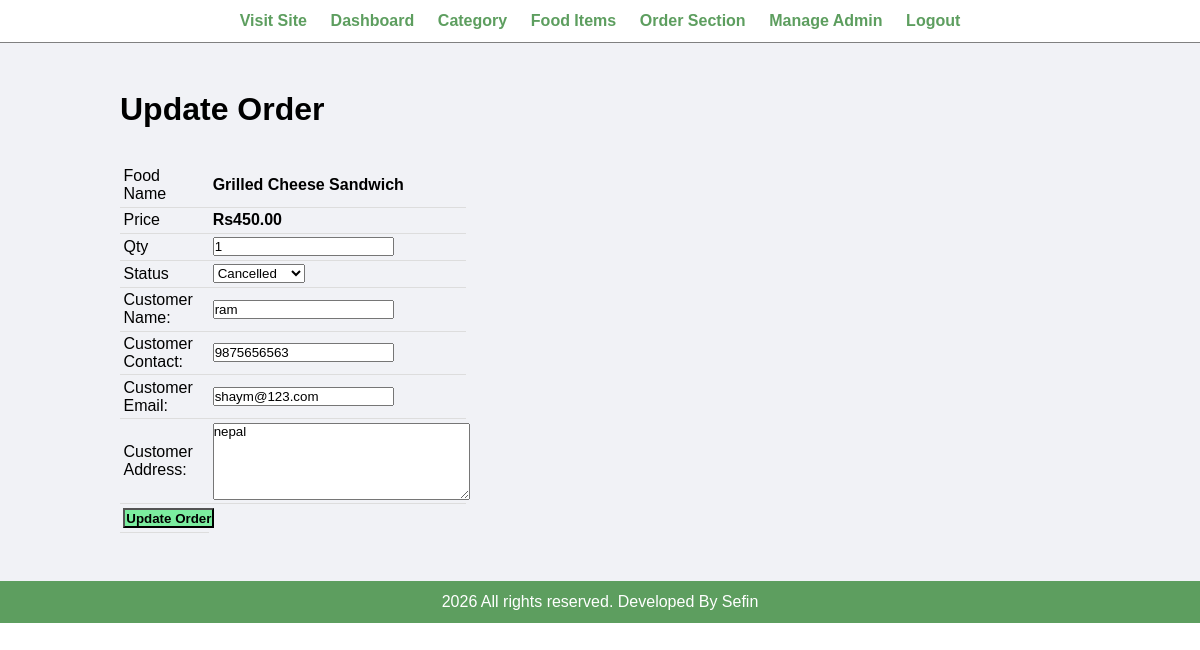
The app's page /onlinefood-order/admin/update-order.php?id=21 (signed in) with its own data.
### tables this page shows
CREATE TABLE `tbl_order` (
  `id` int(10) UNSIGNED NOT NULL,
  `food` varchar(150) NOT NULL,
  `price` decimal(10,2) NOT NULL,
  `qty` int(11) NOT NULL,
  `total` decimal(10,2) NOT NULL,
  `order_date` datetime NOT NULL,
  `status` varchar(50) NOT NULL,
  `customer_name` varchar(150) NOT NULL,
  `customer_contact` varchar(20) NOT NULL,
  `customer_email` varchar(150) NOT NULL,
  `customer_address` varchar(255) NOT NULL,
  `food_id` int(11) NOT NULL
);

### onlinefood-order/admin/update-order.php (the view, shortened to what this page needs)
<?php include('partials/menu.php'); ?>
<div class="main-content">
    <div class="wrapper">
        <h1>Update Order</h1>
        <br><br>
        <?php
            if(isset($_GET['id']))
            {
                $id=$_GET['id'];
                $sql = "SELECT * FROM tbl_order WHERE id=$id";
                $res = mysqli_query($conn, $sql);
                $count = mysqli_num_rows($res);
                if($count==1)
                {
                    $row=mysqli_fetch_assoc($res);
                    $food = $row['food'];
                    $price = $row['price'];
                    $qty = $row['qty'];
                    $status = $row['status'];
                    $customer_name = $row['customer_name'];
                    $customer_contact = $row['customer_contact'];
                    $customer_email = $row['customer_email'];
                    $customer_address= $row['customer_address'];
                }
                else
                {
                    header('location:'.SITEURL.'admin/manage-order.php');
                }
            }
            else
            {
                header('location:'.SITEURL.'admin/manage-order.php');
            }
        ?>
        <form action="" method="POST">
            <table class="tbl-30">
                <tr>
                    <td>Food Name</td>
                    <td><b> <?php echo $food; ?> </b></td>
                </tr>
                <tr>
                    <td>Price</td>
                    <td>
                        <b> Rs<?php echo $price; ?></b>
                    </td>
                </tr>
                <tr>
                    <td>Qty</td>
                    <td>
                        <input type="number" name="qty" value="<?php echo $qty; ?>">
                    </td>
                </tr>
                <tr>
                    <td>Status</td>
                    <td>
                        <select name="status">
                            <option <?php if($status=="Cancelled"){echo "selected";} ?> value="Cancelled">Cancelled</option>
                        </select>
                    </td>
                </tr>
                <tr>
                    <td>Customer Name: </td>
                    <td>
                        <input type="text" name="customer_name" value="<?php echo $customer_name; ?>">
                    </td>
                </tr>
                <tr>
                    <td>Customer Contact: </td>
                    <td>
                        <input type="text" name="customer_contact" value="<?php echo $customer_contact; ?>">
                    </td>
                </tr>
                <tr>
                    <td>Customer Email: </td>
                    <td>
                        <input type="text" name="customer_email" value="<?php echo $customer_email; ?>">
                    </td>
                </tr>
                <tr>
                    <td>Customer Address: </td>
                    <td>
                        <textarea name="customer_address" cols="30" rows="5"><?php echo $customer_address; ?></textarea>
                    </td>
                </tr>
                <tr>
                    <td clospan="2">
                        <input type="submit" name="submit" value="Update Order" class="btn-secondary">
                    </td>
                </tr>
            </table>
        </form>
    </div>
</div>
<?php include('partials/footer.php'); ?>

### onlinefood-order/css/admin.css (style rules this page uses)
* { margin: 0; padding: 0; font-family: Arial, Helvetica, sans-serif; }
.wrapper { padding: 1%; width: 80%; margin: 0 auto; }
.tbl-30 { width: 30%; }
table { border-collapse: collapse; width: 100%; }
th, td { padding: 8px; text-align: left; border-bottom: 1px solid #ddd; }
table tr td { padding: 1%; }
.btn-secondary { background-color: #7bed9f; padding: 1%; color: black; text-decoration: none; font-weight: bold; }
.main-content { background-color: #f1f2f6; padding: 3% 0; }

### records on screen
tbl_order: food "Grilled Cheese Sandwich", price "450.00", qty "1", status "Cancelled", customer_name "ram", customer_contact "9875656563", customer_email "shaym@123.com", customer_address "nepal"
